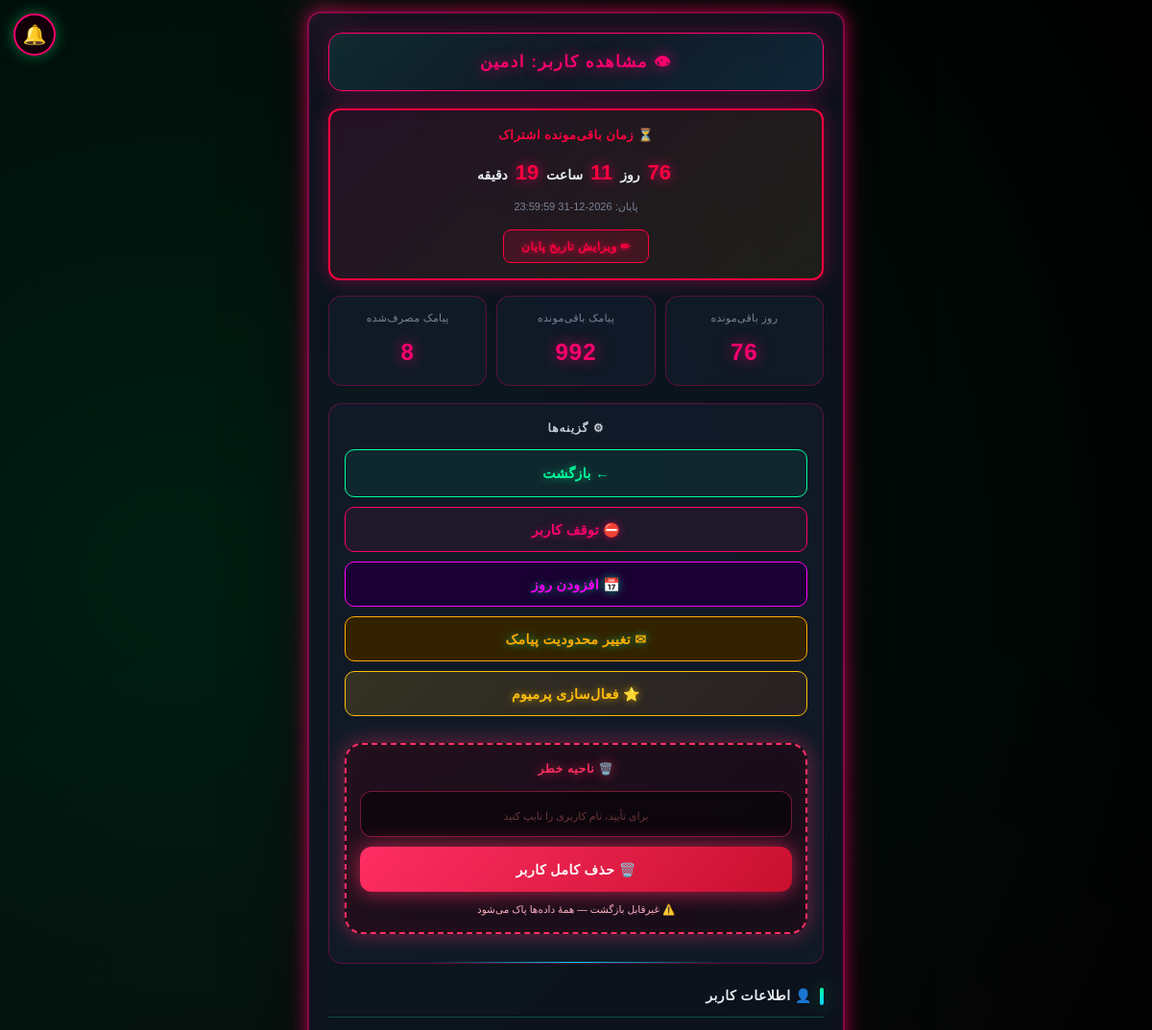
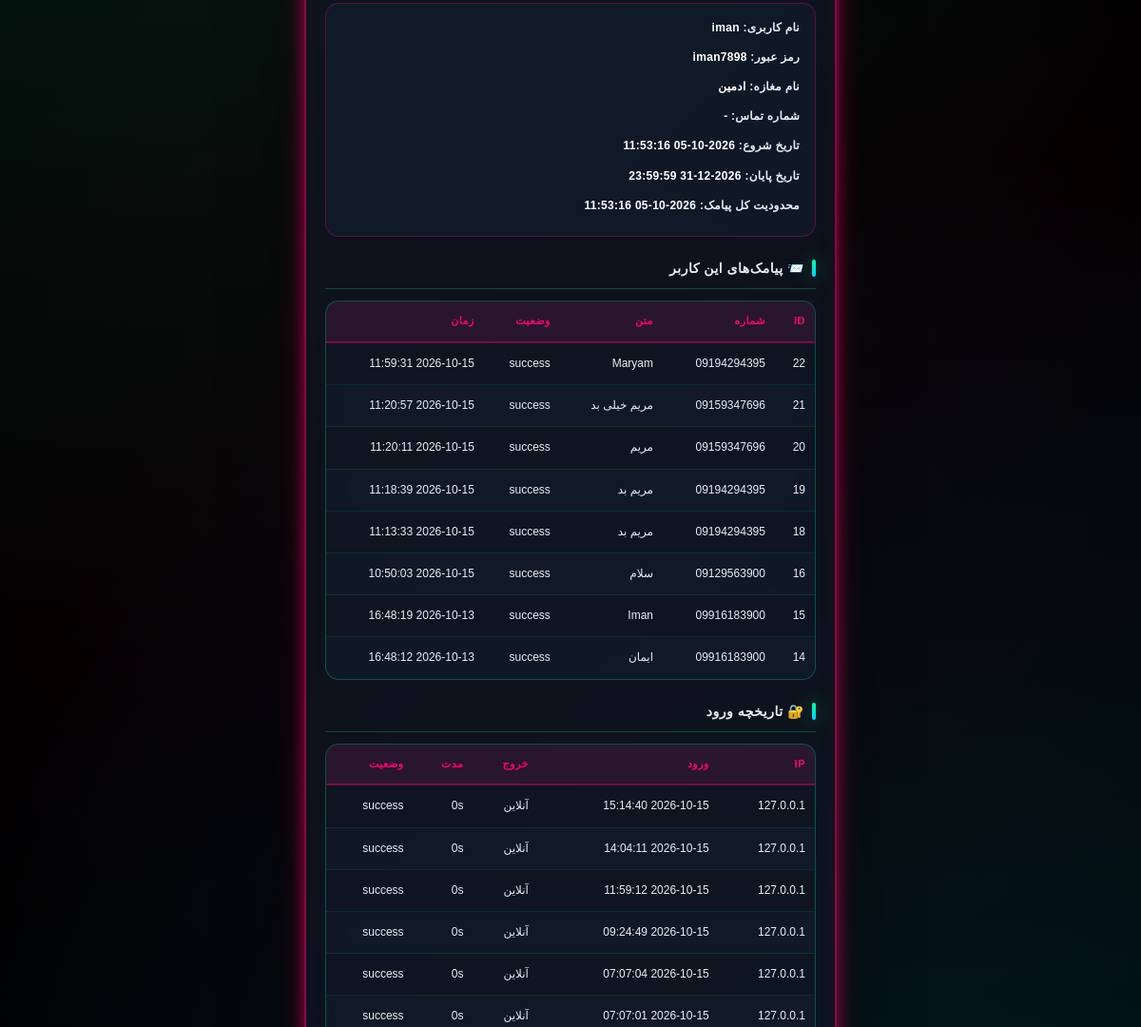
The page /admin/user/1 (signed in, upper part) on the database as committed earlier (2 pictures, top to bottom).
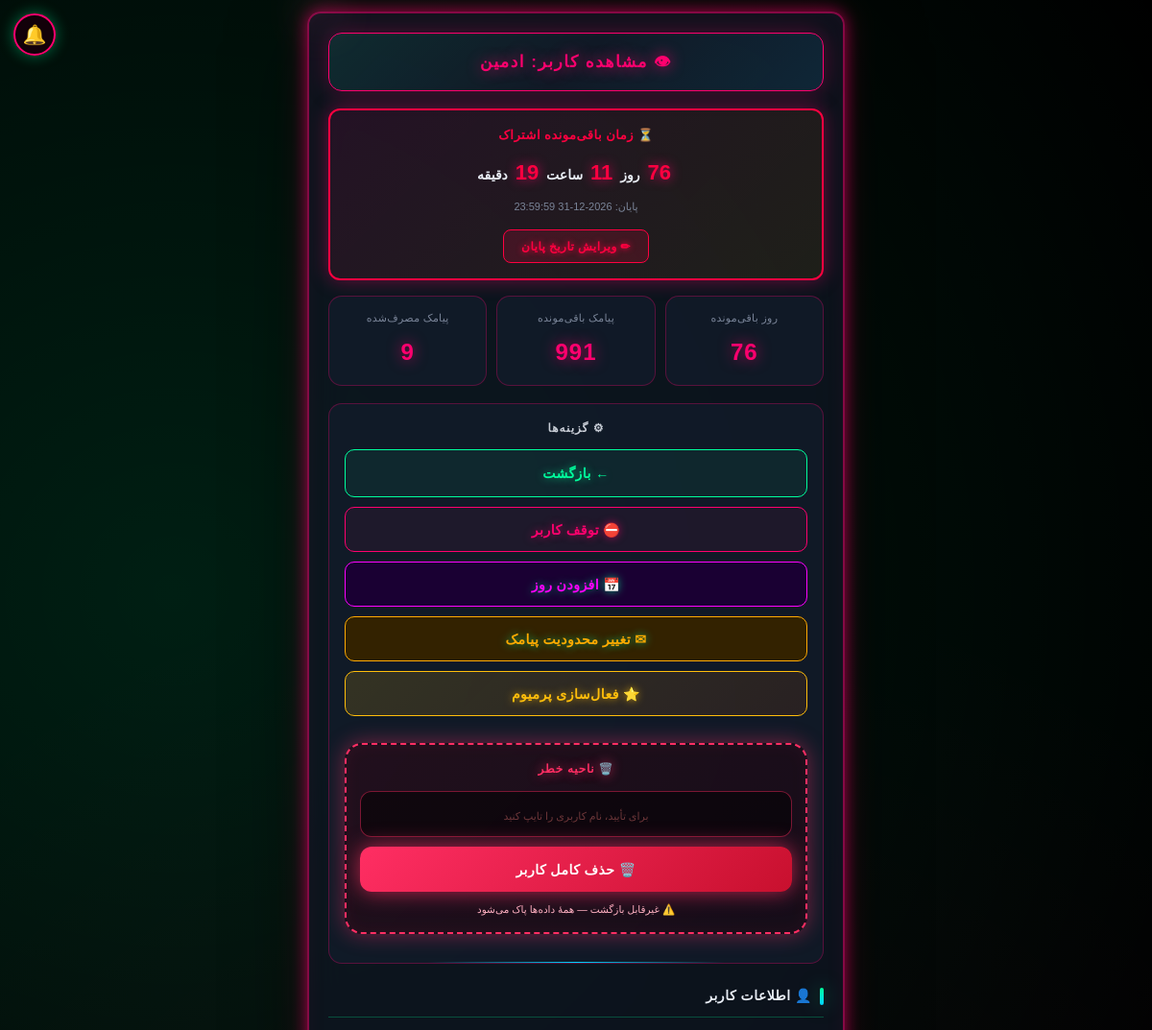
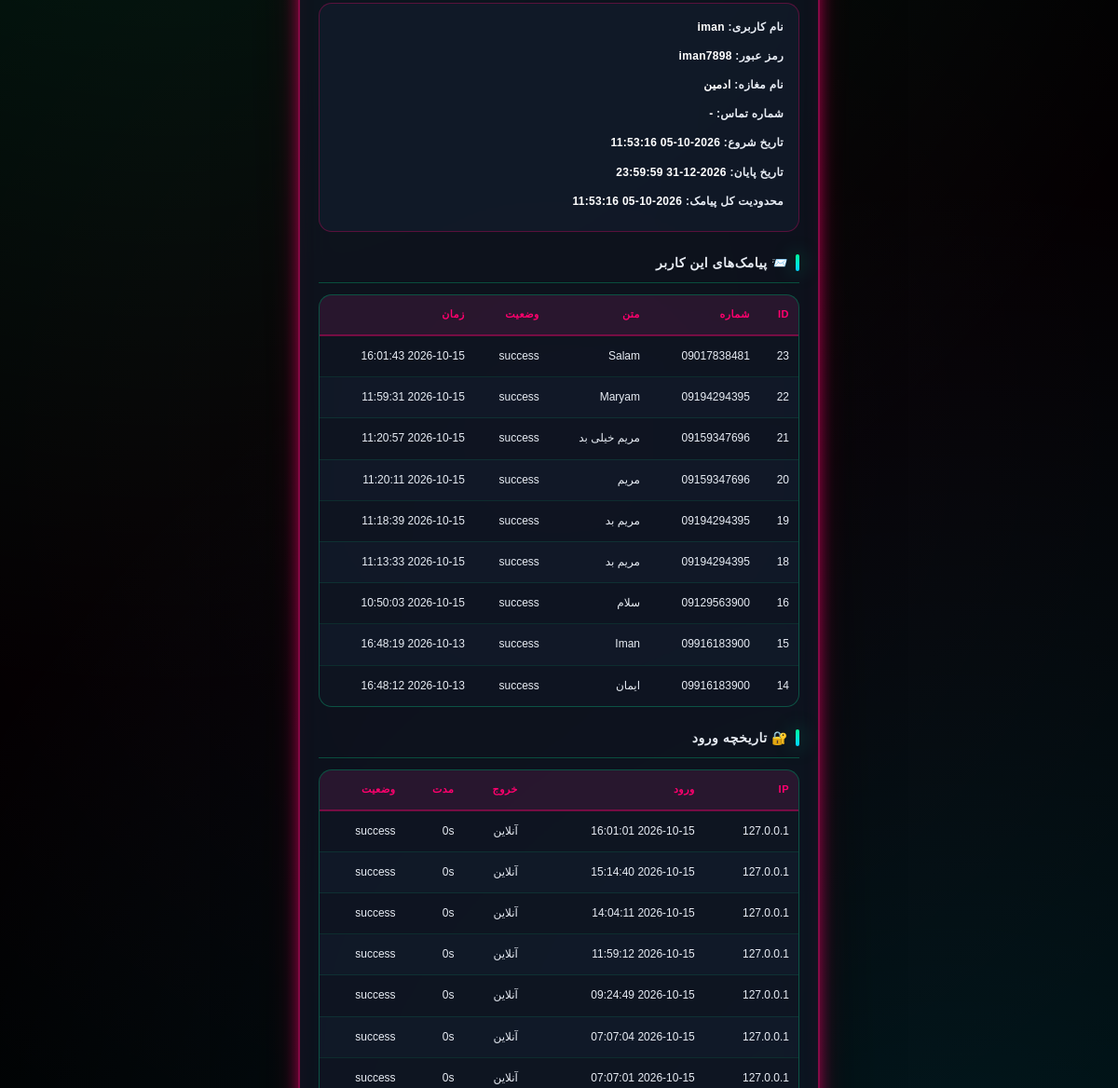
The same page on the database as committed later (2 pictures, top to bottom).
### tables this page shows
CREATE TABLE sent_sms (
        id INTEGER PRIMARY KEY AUTOINCREMENT,
        user_id INTEGER, phone TEXT, message TEXT, status TEXT,
        created_at TIMESTAMP DEFAULT CURRENT_TIMESTAMP);

CREATE TABLE login_logs (
        id INTEGER PRIMARY KEY AUTOINCREMENT,
        user_id INTEGER, username TEXT, ip TEXT, user_agent TEXT,
        login_time TIMESTAMP DEFAULT CURRENT_TIMESTAMP,
        logout_time TIMESTAMP, duration_seconds INTEGER DEFAULT 0,
        status TEXT DEFAULT 'success');

### app.py (the view)
@app.route("/admin/user/<int:user_id>")
@admin_required
def admin_user_detail(user_id):
    user = get_user(user_id)
    if not user:
        return "کاربر پیدا نشد", 404
    premium_status = get_premium_status(user_id)
    return render_template("admin_user_detail.html",
        user=user,
        user_sms=get_all_sms(100, user_id=user_id),
        user_logins=get_user_logins(user_id, limit=50),
        sms_count=count_sms(user_id=user_id),
        sms_left=sms_remaining(user_id),
        days_left=days_remaining(user_id),
        time_left=time_remaining_detailed(user_id),
        premium=premium_status)

### app.py (called while the page is built)
@app.context_processor
def inject_global_settings():
    try:
        if session.get("is_admin"):
            s = get_admin_settings()
        elif session.get("user_id"):
            s = get_user_settings(session["user_id"])
        else:
            s = {"avatar": None, "bg": None, "theme": "neon"}
    except Exception:
        s = {"avatar": None, "bg": None, "theme": "neon"}
    return {"current_settings": s}

@app.after_request
def _security_headers(response):
    if response.content_type and 'text/html' in response.content_type:
        response.headers["Cache-Control"] = "no-store, no-cache, must-revalidate, max-age=0"
        response.headers["Pragma"] = "no-cache"
        response.headers["Expires"] = "0"
    """هدرهای امنیتی"""
    response.headers["X-Content-Type-Options"] = "nosniff"
    response.headers["X-Frame-Options"] = "SAMEORIGIN"
    response.headers["X-XSS-Protection"] = "1; mode=block"
    response.headers["Referrer-Policy"] = "no-referrer"
    response.headers["Permissions-Policy"] = "geolocation=(), microphone=(), camera=()"
    return response

### database.py (called while the page is built)
def get_admin_settings():
    return get_user_settings(ADMIN_ID)

### templates/admin_user_detail.html (shortened to what the changed rows need)
<!DOCTYPE html>
<html lang="fa" dir="rtl">
<head><link rel="stylesheet" href="/static/style.css"><link href="https://cdn.jsdelivr.net/gh/rastikerdar/vazirmatn@v33.003/Vazirmatn-font-face.css" rel="stylesheet">
<link rel="stylesheet" href="/static/scroll-fix.css"><link rel="icon" type="image/png" href="/static/icons/icon-192.png"><link rel="apple-touch-icon" href="/static/apple-touch-icon.png"></head>
<body class="matrix-bg admin-view">
<div class="container">
    <div class="stats">
        <div class="stat-box red-box">
            <span class="stat-label">پیامک باقی‌مونده</span>
            <span class="stat-value red-value">{{ sms_left }}</span>
        </div>
        <div class="stat-box red-box">
            <span class="stat-label">پیامک مصرف‌شده</span>
            <span class="stat-value red-value">{{ sms_count }}</span>
        </div>
    </div>
    <h2 class="red-title">👤 اطلاعات کاربر</h2>
    <h2 class="red-title">📨 پیامک‌های این کاربر</h2>
    <div class="table-wrap">
        <table>
            <tr><th>ID</th><th>شماره</th><th>متن</th><th>وضعیت</th><th>زمان</th></tr>
            {% for row in user_sms %}
            <tr><td>{{ row[0] }}</td><td>{{ row[2] }}</td><td>{{ row[3] }}</td><td>{{ row[4] }}</td><td>{{ row[5] }}</td></tr>
            {% endfor %}
        </table>
    </div>
    <h2 class="red-title">🔐 تاریخچه ورود</h2>
    <div class="table-wrap">
        <table>
            <tr><th>IP</th><th>ورود</th><th>خروج</th><th>مدت</th><th>وضعیت</th></tr>
            {% for row in user_logins %}
            <tr><td>{{ row[3] }}</td><td>{{ row[5] }}</td><td>{{ row[6] or 'آنلاین' }}</td><td>{{ row[7] }}s</td><td>{{ row[8] }}</td></tr>
            {% endfor %}
        </table>
    </div>
</div>
{% include "_global_bg.html" %}
</body></html>

Rows that differ between the two databases and show on the page:
added sent_sms: id "23", phone "09017838481", message "Salam", status "success", created_at "2026-10-15 16:01:43"
added login_logs: ip "127.0.0.1", login_time "2026-10-15 16:01:01", row "آنلاین", duration_seconds "0", status "success"
Other text that changed with them:
{{ sms_left }}: "992" → "991"
{{ sms_count }}: "8" → "9"
